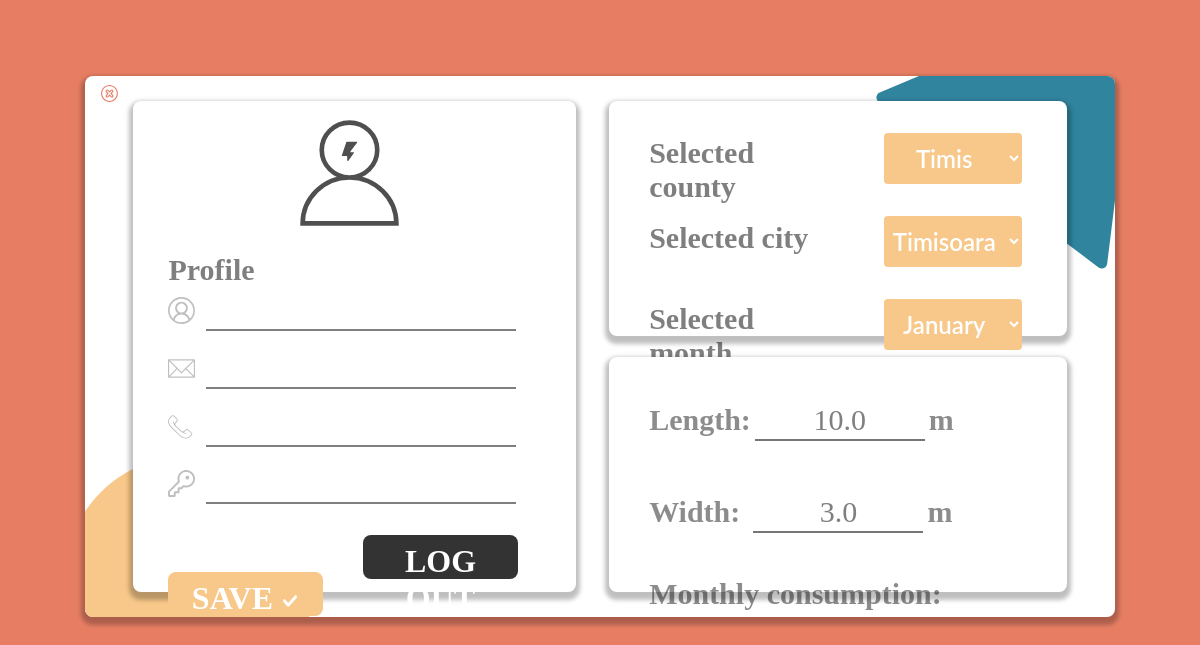
The app's page /profile (signed in), older data.
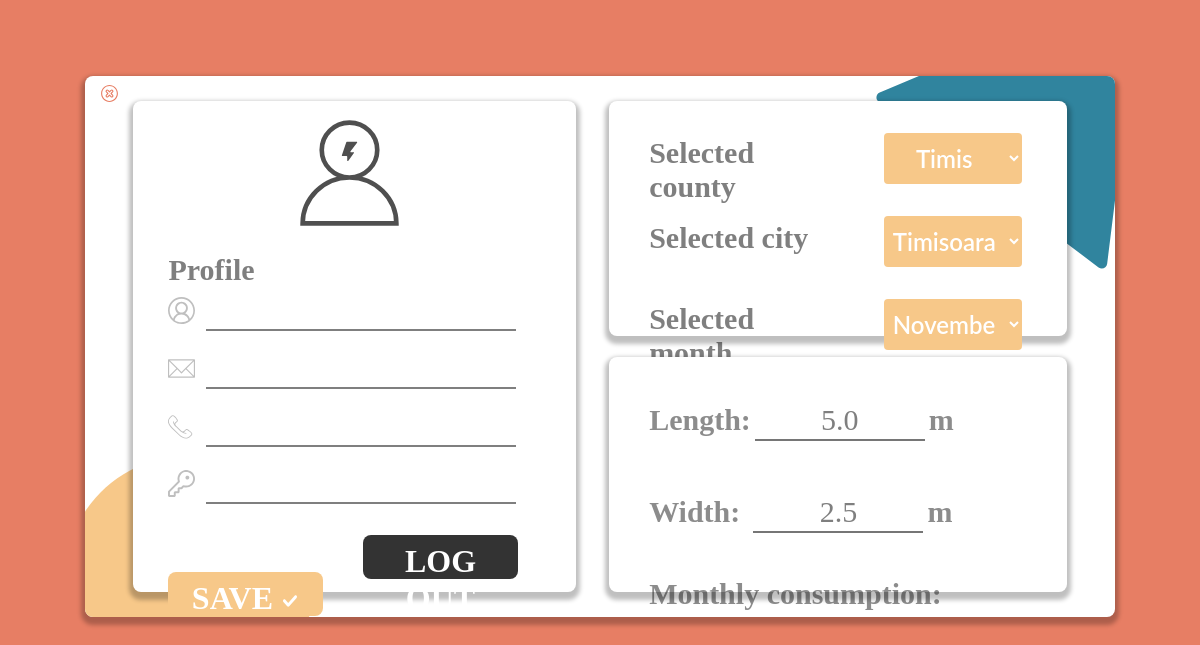
The same page, newer data.
### website/models.py (models this page shows)
class User(db.Model, UserMixin):
    id = db.Column(db.Integer, primary_key=True)
    name = db.Column(db.String(150))
    email = db.Column(db.String(150), unique=True)
    password = db.Column(db.String(150))
    phone = db.Column(db.String(150))
    county = db.Column(db.String(150))
    city = db.Column(db.String(150))
    roof_length = db.Column(db.Float)
    roof_width = db.Column(db.Float)
    month = db.Column(db.String(150))
    consumption = db.Column(db.Integer)

### website/views.py (the view)
@views.route('/profile')
def profile():
    return render_template('profile.html', user=current_user)

### website/__init__.py (called while the page is built)
def create_app():
   app = Flask(__name__)
   app.config['SQLALCHEMY_TRACK_MODIFICATIONS'] = False
   app.config['SECRET_KEY'] = 'abcd1234'
   app.config['SQLALCHEMY_DATABASE_URI'] = f'sqlite:///{DB_NAME}'
   db.init_app(app)
   from .views import views
   from .auth import auth
   app.register_blueprint(views, url_prefix='/')
   app.register_blueprint(auth, url_prefix='/')
   from . import models
   create_database(app)
   login_manager = LoginManager()
   login_manager.login_view = 'auth.login'
   login_manager.init_app(app)
   @login_manager.user_loader
   def load_user(id):
      try:
         id = int(id)
         return models.User.query.get(int(id))
      except:
         pass
   return app

### website/templates/profile.html (shortened to what this page needs)
<!DOCTYPE html>
<html lang="en">
<head>
    <link rel="stylesheet" type="text/css" href = "{{ url_for('static',filename='assets/css/profile.css') }}"/>
</head>
<body style=background:#e77e64;>
    <div class="wrapper">
        <div class="Rectangle-65">
            <a href="/"><img src = "{{ url_for('static',filename='assets/img/cancel-svgrepo-com 1.svg') }}" class="Exit"></a>
            <div class="Rectangle-62">
                <img class="Frame" src = "{{ url_for('static',filename='assets/img/frame2.svg') }}">
                <span class="profile2">
                  Profile
                </span>
                <img class="account-svgrepo-com-1" src = "{{ url_for('static',filename='assets/img/account-svgrepo-com 1.svg') }}">
                <div class="Line-12" contentEditable="true">  </div>
                <img class="envelope-svgrepo-com-1" src = "{{ url_for('static',filename='assets/img/envelope-svgrepo-com 1.svg') }}">
                <div class="Line-11"></div>
                <img class="phone-svgrepo-com-1" src = "{{ url_for('static',filename='assets/img/phone-svgrepo-com 1.svg') }}">
                <div class="Line-10"></div>
                <img class="key-svgrepo-com-1" src = "{{ url_for('static',filename='assets/img/key-svgrepo-com 1.svg') }}">
                <div class="Line-9"></div>
                <div class="block">
            <a href="Save.html" class="save">SAVE<img class="check" src = "{{ url_for('static',filename='assets/img/check-svgrepo-com 1.svg') }}"></a>
            <a href="/logout" class="logout">LOG OUT<imgclass="log" src = "{{ url_for('static',filename='assets/img/log-out-svgrepo-com 1.svg') }}"></a>
                </div>
            </div>
            <div class="Rectangle-63">
                <span class="Selected-county">
                  Selected county
                </span>
                <form>
            <select class="s1" name="county" id="counties" onchange="cities_func('')">
                <script>
                    function counties(){
                        keys = Object.keys(orase)
                        console.log(keys.length)
                        console.log('here')
                        var min = 12,
                        max = 100,
                        select = document.getElementById('counties');
                        old_county = document.getElementById('get_county').value
                        for (var i = 0; i<keys.length; i++){
                            var opt = document.createElement('option');
                            opt.value = keys[i];
                            opt.innerHTML = keys[i];
                            if (opt.value == old_county){
                                opt.selected = true
                            }
                            select.appendChild(opt);
                        }
                    }
                </script>
            </select>
        </form>
                <span class="Selected-city">
                  Selected city
                </span>
                <form>
            <select class="s1" name="city" id="cities">
                <script>
                    window.onload = function(){
                        counties();
                        cities_func('');
                        gen_months();
                    };
                  function cities_func(county_param){
                      selected_county = document.getElementById('counties').selectedOptions[0];
                      county = selected_county.value;
                      if (county_param == 'Alba'){
                            county = 'Alba'
                      }
                      old_city = document.getElementById('get_city').value
                      console.log('BOOM')
                      console.log(county_param)
                      cities = orase[county];
                      select = document.getElementById('cities');
                      while (select.firstChild) {
                          select.removeChild(select.firstChild)
                      }
                      for(let i=0; i<cities.length; i++){
                          var opt = document.createElement('option');
                              opt.value = cities[i];
                              opt.innerHTML = cities[i];
                              if (opt.value == old_city){
                                  opt.selected = true
                              }
                              select.appendChild(opt);
                      }
                  }
                </script>
            </select>
        </form>
        <span class="Selected-county">
            Selected month
          </span>
          <form>
      <select class="s1" name="month" id="month">
            <script>
                function gen_months(){
                    select = document.getElementById('month');
                    while (select.firstChild) {
                        select.removeChild(select.firstChild);
                    }
                    all_months = ['January', 'February', 'March', 'April', 'May', 'June', 'July', 'August', 'September', 'October', 'November', 'December'];
                    user_month = document.getElementById('get_month').value;
                    console.log(user_month)
                    for(let i=0; i<12; i++){
                        var opt = document.createElement('option');
                            opt.value = all_months[i];
                            opt.innerHTML = all_months[i];
                            if (opt.value == user_month){
                                opt.selected = true;
                            }
                            select.appendChild(opt);
                    }
                }
            </script>
      </select>
  </form>
            </div>
            <div class="Rectangle-64">
                <br><br>
                <span class="Surface Text-Style-21">Length:</span>
            <form class="inputtext">
                <input type="text" id="surface" name="surface" value="{{user.roof_length}}">
            </form>
            <span class="Text-Style-22">m</span>
                <br><br><br>
                <span class="Surface Text-Style-23">Width:</span>
            <form class="inputtext">
                <input type="text" id="surface" name="surface" value="{{user.roof_width}}">
            </form>
            <span class="Text-Style-22">m</span>
                <br><br><br>
                <span class="Surface Text-Style-21">Monthly consumption:</span>
            </div>
        </div>
    </div>
</body>
</html>

Row changes from the older to the newer data that the page shows:
changed User: surface "10.0" → "5.0"; surface "3.0" → "2.5"
Text that changed along with them:
form field month: "January" → "November"
